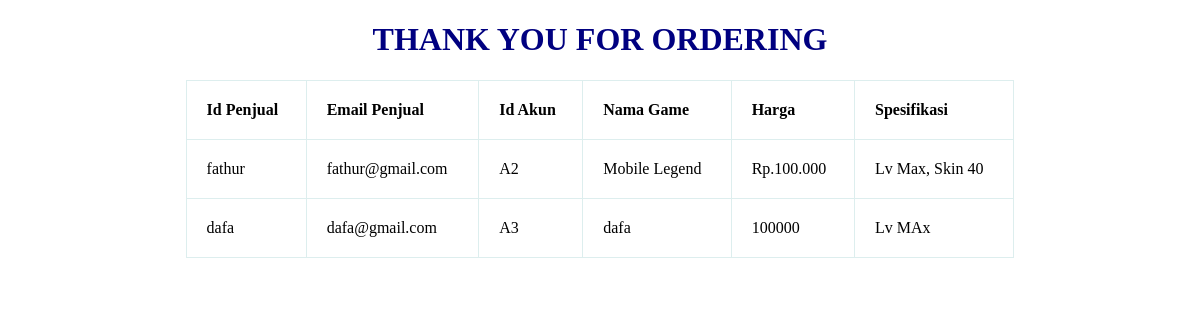
The page /jualbeliakungame/inner_join.php on the database its author committed.
### tables this page shows
CREATE TABLE `AkunGame` (
  `id_akun` varchar(200) NOT NULL,
  `id_penjual` varchar(200) NOT NULL,
  `nama` varchar(200) NOT NULL,
  `harga` varchar(200) NOT NULL,
  `spesifikasi` varchar(200) NOT NULL
);

CREATE TABLE `penjual` (
  `id_penjual` varchar(200) NOT NULL,
  `nama` varchar(100) NOT NULL,
  `password` varchar(200) NOT NULL,
  `email` varchar(100) NOT NULL,
  `nohp` int(11) NOT NULL
);

### jualbeliakungame/inner_join.php (the view, shortened to what this page needs)
<!DOCTYPE html>
<html>
<head>
</head>
<body>
	<center><h1>Thank You For Ordering</h1></center>
    <table>
		<thead>
			<tr>
				<th>Id Penjual</th>
				<th>Email Penjual</th>
				<th>Id Akun</th>
				<th>Nama Game</th>
                <th>Harga</th>
                <th>Spesifikasi</th>
			</tr>
		</thead>
        <?php
		 $connect = mysqli_connect("localhost", "root", "", "jualbeliakungame");
        $sql=mysqli_query($connect, "SELECT A.id_penjual, A.email, B.id_akun, B.nama, B.harga, B.spesifikasi
							FROM penjual A INNER JOIN AkunGame B
							ON A.id_penjual = B.id_penjual");
            while($d = mysqli_fetch_array($sql)){
            ?>
        <tr>
          <td><?php echo $d['id_penjual']; ?></td>
          <td><?php echo $d['email']; ?></td>
          <td><?php echo $d['id_akun']; ?></td>
          <td><?php echo $d['nama']; ?></td>
          <td><?php echo $d['harga']; ?></td>
          <td><?php echo $d['spesifikasi'];?></td>
        </tr>
      <?php
      }
      ?>
	</table>
</body>
</html>

### jualbeliakungame/inner_join.php (style rules this page uses)
* { font-family: "Trebuchet MS"; }
h1 { text-transform: uppercase; color: navy; }
table { border: 1px solid #ddeeee; border-collapse: collapse; border-spacing: 0; width: 70%; margin: 10px auto 10px auto; }
th, td { border: 1px solid #ddeeee; padding: 20px; text-align: left; }

### rows shown on the page
akungame: id_penjual.id_penjual "fathur", id_penjual.email "fathur@gmail.com", id_akun "A2", nama "Mobile Legend", harga "Rp.100.000", spesifikasi "Lv Max, Skin 40"
akungame: id_penjual.id_penjual "dafa", id_penjual.email "dafa@gmail.com", id_akun "A3", nama "dafa", harga "100000", spesifikasi "Lv MAx"
